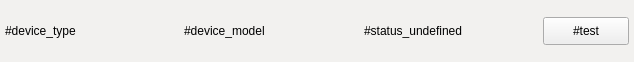
<?xml version="1.0" encoding="UTF-8"?>
<ui version="4.0">
 <class>DeviceStatusWindow</class>
 <widget class="QFrame" name="DeviceStatusWindow">
  <property name="geometry">
   <rect>
    <x>0</x>
    <y>0</y>
    <width>634</width>
    <height>62</height>
   </rect>
  </property>
  <property name="windowTitle">
   <string>DeviceTestWindow</string>
  </property>
  <property name="styleSheet">
   <string notr="true">QFrame {
	background-color: #f2f1ef;
}</string>
  </property>
  <layout class="QGridLayout" name="gridLayout">
   <property name="leftMargin">
    <number>5</number>
   </property>
   <property name="topMargin">
    <number>3</number>
   </property>
   <property name="rightMargin">
    <number>5</number>
   </property>
   <property name="bottomMargin">
    <number>3</number>
   </property>
   <property name="spacing">
    <number>0</number>
   </property>
   <item row="0" column="0">
    <widget class="QLabel" name="lblDeviceType">
     <property name="text">
      <string>#device_type</string>
     </property>
     <property name="alignment">
      <set>Qt::AlignLeading|Qt::AlignLeft|Qt::AlignVCenter</set>
     </property>
    </widget>
   </item>
   <item row="0" column="1">
    <widget class="QLabel" name="lblDeviceModel">
     <property name="text">
      <string>#device_model</string>
     </property>
     <property name="alignment">
      <set>Qt::AlignLeading|Qt::AlignLeft|Qt::AlignVCenter</set>
     </property>
    </widget>
   </item>
   <item row="0" column="2">
    <widget class="QLabel" name="lblDeviceStatus">
     <property name="text">
      <string>#status_undefined</string>
     </property>
     <property name="alignment">
      <set>Qt::AlignLeading|Qt::AlignLeft|Qt::AlignVCenter</set>
     </property>
     <property name="wordWrap">
      <bool>true</bool>
     </property>
    </widget>
   </item>
   <item row="0" column="3">
    <widget class="QPushButton" name="btnRunTest">
     <property name="minimumSize">
      <size>
       <width>86</width>
       <height>25</height>
      </size>
     </property>
     <property name="maximumSize">
      <size>
       <width>68</width>
       <height>28</height>
      </size>
     </property>
     <property name="text">
      <string>#test</string>
     </property>
    </widget>
   </item>
  </layout>
 </widget>
 <layoutdefault spacing="6" margin="11"/>
 <resources/>
 <connections/>
</ui>
